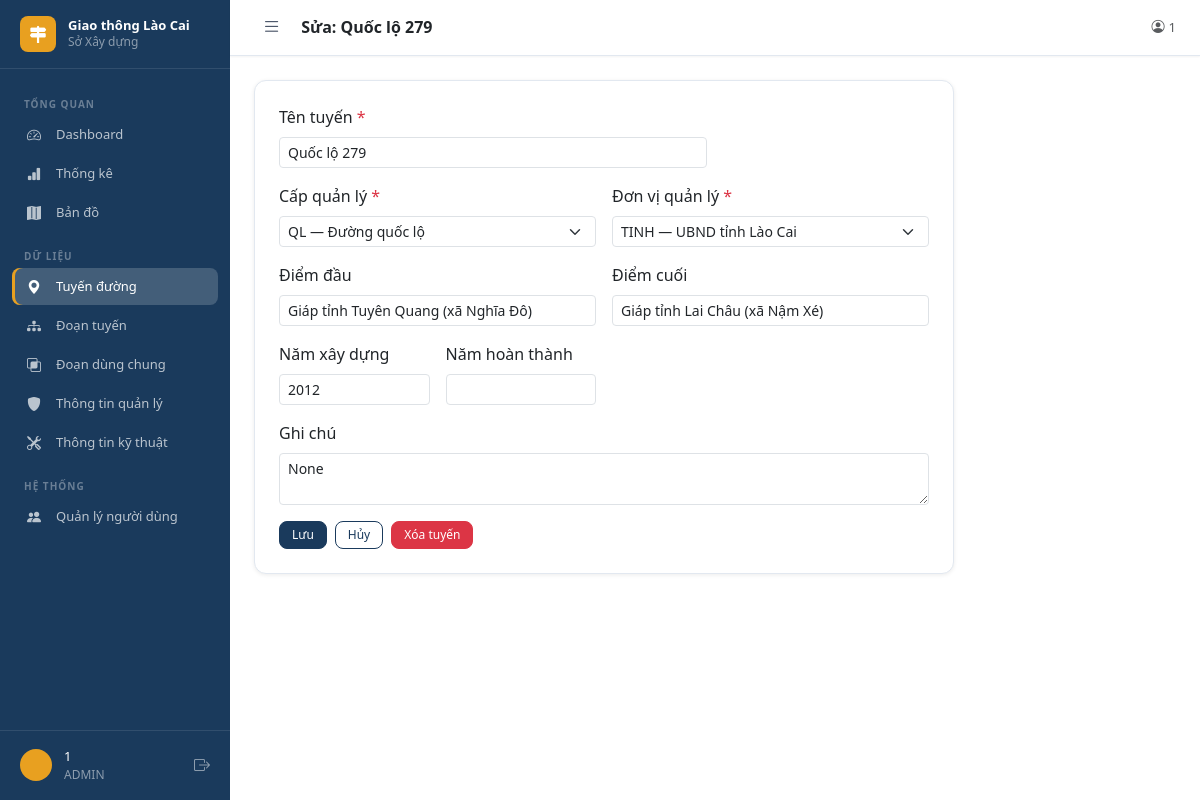
The page /tuyen-duong/4/sua (signed in) on the database its author committed.
### tables this page shows
CREATE TABLE tuyen_duong (
    id                   INTEGER PRIMARY KEY AUTOINCREMENT,
    ma_tuyen             TEXT    NOT NULL UNIQUE,
    ten_tuyen            TEXT    NOT NULL,
    cap_quan_ly_id       INTEGER NOT NULL REFERENCES cap_quan_ly(id),
    don_vi_quan_ly_id    INTEGER NOT NULL REFERENCES don_vi(id),
    diem_dau             TEXT,
    diem_cuoi            TEXT,
    lat_dau              REAL,
    lng_dau              REAL,
    lat_cuoi             REAL,
    lng_cuoi             REAL,
    chieu_dai_thuc_te    REAL    NOT NULL DEFAULT 0,
    chieu_dai_quan_ly    REAL    NOT NULL DEFAULT 0,
    nam_xay_dung         INTEGER,
    nam_hoan_thanh       INTEGER,
    ghi_chu              TEXT,
    created_at           TEXT    NOT NULL DEFAULT (datetime('now','localtime'))
);

CREATE TABLE cap_quan_ly (
    id               INTEGER PRIMARY KEY AUTOINCREMENT,
    ma_cap           TEXT    NOT NULL UNIQUE,
    ten_cap          TEXT    NOT NULL,
    mo_ta            TEXT,
    thu_tu_hien_thi  INTEGER,
    is_active        INTEGER NOT NULL DEFAULT 1
);

CREATE TABLE don_vi (
    id               INTEGER PRIMARY KEY AUTOINCREMENT,
    ma_don_vi        TEXT    NOT NULL UNIQUE,
    ten_don_vi       TEXT    NOT NULL,
    ten_viet_tat     TEXT,
    parent_id        INTEGER REFERENCES don_vi(id),
    cap_don_vi       TEXT,
    dia_chi          TEXT,
    so_dien_thoai    TEXT,
    email            TEXT,
    is_active        INTEGER NOT NULL DEFAULT 1,
    created_at       TEXT    NOT NULL DEFAULT (datetime('now','localtime'))
);

### api/routes/tuyen_duong_route.py (the view)
@router.get("/{id}/sua", response_class=HTMLResponse)
async def form_sua(request: Request, id: int,
                   user=Depends(yeu_cau_quyen_bien_tap), conn=Depends(get_db)):
    tuyen = td_service.lay_theo_id(conn, id)
    return templates.TemplateResponse("tuyen_duong/form.html", {
        "request": request, "user": user, "tuyen": tuyen, "loi": None,
        "cap_quan_ly_list": cql_repo.lay_dang_hoat_dong(conn),
        "don_vi_list": dv_repo.lay_dang_hoat_dong(conn),
    })

### templates/tuyen_duong/form.html (shortened to what this page needs)
{% extends "base.html" %}
{% block page_title %}{% if tuyen %}Sửa: {{ tuyen.ten_tuyen }}{% else %}Thêm tuyến đường mới{% endif %}{% endblock %}
{% block content %}
<div class="card-gt" style="max-width:700px">
  <div class="card-gt-body">
    <form method="post" action="{% if tuyen %}/tuyen-duong/{{ tuyen.id }}/sua{% else %}/tuyen-duong/them{% endif %}">
      <div class="row g-3">
        <div class="col-md-8">
          <label class="form-label">Tên tuyến <span class="text-danger">*</span></label>
          <input name="ten_tuyen" class="form-control form-control-sm" required
                 value="{{ tuyen.ten_tuyen if tuyen else '' }}">
        </div>
        <div class="col-md-6">
          <label class="form-label">Cấp quản lý <span class="text-danger">*</span></label>
          <select name="cap_quan_ly_id" class="form-select form-select-sm" required>
            {% for c in cap_quan_ly_list %}
            <option value="{{ c.id }}" {% if tuyen and tuyen.cap_quan_ly_id == c.id %}selected{% endif %}>
              {{ c.ma_cap }} — {{ c.ten_cap }}
            </option>
            {% endfor %}
          </select>
        </div>
        <div class="col-md-6">
          <label class="form-label">Đơn vị quản lý <span class="text-danger">*</span></label>
          <select name="don_vi_quan_ly_id" class="form-select form-select-sm" required>
            {% for d in don_vi_list %}
            <option value="{{ d.id }}" {% if tuyen and tuyen.don_vi_quan_ly_id == d.id %}selected{% endif %}>
              {{ d.ma_don_vi }} — {{ d.ten_don_vi }}
            </option>
            {% endfor %}
          </select>
        </div>
        <div class="col-md-6">
          <label class="form-label">Điểm đầu</label>
          <input name="diem_dau" class="form-control form-control-sm" value="{{ tuyen.diem_dau if tuyen else '' }}">
        </div>
        <div class="col-md-6">
          <label class="form-label">Điểm cuối</label>
          <input name="diem_cuoi" class="form-control form-control-sm" value="{{ tuyen.diem_cuoi if tuyen else '' }}">
        </div>
        <div class="col-md-3">
          <label class="form-label">Năm xây dựng</label>
          <input name="nam_xay_dung" type="number" class="form-control form-control-sm"
                 value="{{ tuyen.nam_xay_dung if tuyen else '' }}">
        </div>
        <div class="col-md-3">
          <label class="form-label">Năm hoàn thành</label>
          <input name="nam_hoan_thanh" type="number" class="form-control form-control-sm"
                 value="{{ tuyen.nam_hoan_thanh if tuyen else '' }}">
        </div>
        <div class="col-12">
          <label class="form-label">Ghi chú</label>
          <textarea name="ghi_chu" class="form-control form-control-sm" rows="2">{{ tuyen.ghi_chu if tuyen else '' }}</textarea>
        </div>
        <div class="col-12 d-flex gap-2">
          <button type="submit" class="btn-gt btn-gt-primary btn-gt-sm">Lưu</button>
          <a href="{% if tuyen %}/tuyen-duong/{{ tuyen.id }}{% else %}/tuyen-duong/{% endif %}"
             class="btn-gt btn-gt-outline btn-gt-sm">Hủy</a>
          {% if tuyen %}
          <form method="post" action="/tuyen-duong/{{ tuyen.id }}/xoa" class="ms-auto"
                onsubmit="return confirm('Xóa tuyến {{ tuyen.ma_tuyen }}?')">
            <button type="submit" class="btn-gt btn-gt-danger btn-gt-sm">Xóa tuyến</button>
          </form>
          {% endif %}
        </div>
      </div>
    </form>
  </div>
</div>
{% endblock %}

### static/css/design-system.css (style rules this page uses)
:root { --color-primary: #1a3a5c; --color-primary-dark: #122840; --color-primary-light: #2a5298; --color-accent: #e8a020; --color-accent-light: #fef3dc; --color-success: #28a745; --color-success-bg: #d4edda; --color-warning: #ffc107; --color-warning-bg: #fff3cd; --color-danger: #dc3545; --color-danger-bg: #f8d7da; --color-info: #17a2b8; --color-info-bg: #d1ecf1; --color-tt-tot: #28a745; --color-tt-tb: #ffc107; --color-tt-kem: #fd7e14; --color-tt-hh-nang: #dc3545; --color-tt-thi-cong: #6f42c1; --color-tt-bao-tri: #20c997; --color-tt-chua-xd: #adb5bd; --color-bg-page: #f0f4f8; --color-bg-card: #ffffff; --color-bg-hover: #f8fafc; --color-border: #e2e8f0; --color-border-strong: #cbd5e0; --color-text-primary: #1a202c; --color-text-secondary: #4a5568; --color-text-muted: #718096; --color-text-disabled: #a0aec0; --font-family-base: 'Inter', 'Segoe UI', system-ui, -apple-system, sans-serif; --font-family-mono: 'JetBrains Mono', 'Fira Code', 'Consolas', monospace; --font-size-xs: 0.75rem; --font-size-sm: 0.8125rem; --font-size-base: 0.875rem; --font-size-md: 0.9375rem; --font-size-lg: 1rem; --font-size-xl: 1.125rem; --font-size-2xl: 1.25rem; --font-size-3xl: 1.5rem; --font-weight-normal: 400; --font-weight-medium: 500; --font-weight-semibold: 600; --font-weight-bold: 700; --line-height-tight: 1.3; --line-height-base: 1.6; --line-height-loose: 1.8; --space-1: 0.25rem; --space-2: 0.5rem; --space-3: 0.75rem; --space-4: 1rem; --space-5: 1.25rem; --space-6: 1.5rem; --space-8: 2rem; --space-10: 2.5rem; --space-12: 3rem; --radius-sm: 4px; --radius-md: 8px; --radius-lg: 12px; --radius-xl: 16px; --radius-full: 9999px; --shadow-xs: 0 1px 2px rgba(0,0,0,.05); --shadow-sm: 0 1px 4px rgba(0,0,0,.08); --shadow-md: 0 4px 12px rgba(0,0,0,.10); --shadow-lg: 0 8px 24px rgba(0,0,0,.12); --shadow-xl: 0 16px 48px rgba(0,0,0,.16); --sidebar-width: 230px; --sidebar-collapsed: 64px; --topbar-height: 56px; --content-max-width: 1400px; --transition-fast: 150ms ease; --transition-base: 250ms ease; --transition-slow: 400ms ease; --z-sidebar: 100; --z-topbar: 200; --z-dropdown: 300; --z-modal: 400; --z-toast: 500; }
*, *::before, *::after { box-sizing: border-box; }
html { font-size: 16px; scroll-behavior: smooth; }
body { font-family: var(--font-family-base); font-size: var(--font-size-base); color: var(--color-text-primary); background: var(--color-bg-page); line-height: var(--line-height-base); -webkit-font-smoothing: antialiased; }
.card-gt { background: var(--color-bg-card); border: 1px solid var(--color-border); border-radius: var(--radius-lg); box-shadow: var(--shadow-sm); overflow: hidden; }
.card-gt-body { padding: var(--space-6); }
.btn-gt { display: inline-flex; align-items: center; gap: var(--space-2); padding: var(--space-2) var(--space-4); border-radius: var(--radius-md); font-size: var(--font-size-sm); font-weight: var(--font-weight-medium); border: 1px solid transparent; cursor: pointer; text-decoration: none; transition: all var(--transition-fast); white-space: nowrap; }
.btn-gt-primary { background: var(--color-primary); color: #fff; border-color: var(--color-primary); }
.btn-gt-outline { background: transparent; color: var(--color-primary); border-color: var(--color-primary); }
.btn-gt-danger { background: var(--color-danger); color: #fff; border-color: var(--color-danger); }
.btn-gt-sm { padding: var(--space-1) var(--space-3); font-size: var(--font-size-xs); }

### rows shown on the page
tuyen_duong: ten_tuyen "Quốc lộ 279", cap_quan_ly_id "QL — Đường quốc lộ", don_vi_quan_ly_id "TINH — UBND tỉnh Lào Cai", diem_dau "Giáp tỉnh Tuyên Quang (xã Nghĩa Đô)", diem_cuoi "Giáp tỉnh Lai Châu (xã Nậm Xé)", nam_xay_dung "2012"

### other values the page prints
{{ user.id }} "1"
{{ user.loai_quyen if user.loai_quyen is defined else '' }} "ADMIN"
